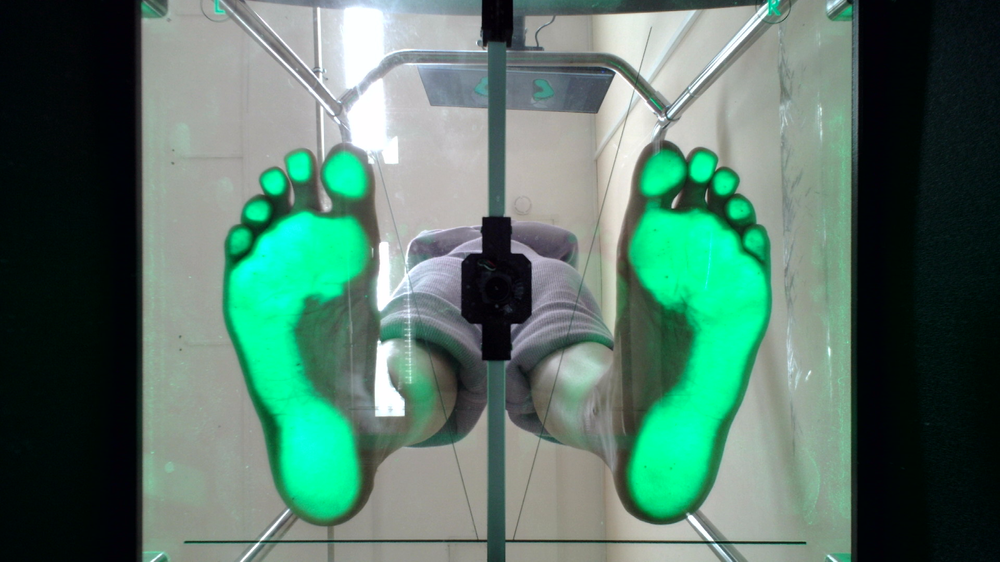
#> input picture обработка изображений/плантограммы/Img (copy 7).png, 1000 x 562 px, shrunk from 1920 x 1080 before the run, found by its file name
$ jupyter execute --allow-errors Untitled6.ipynb
#> lines starting #> are read from the running program, lines starting #| are printed output that depends on the picture; after the words box and inside, x2 and y2 are one past the last pixel; in counts of white or black regions, pixels touching at a corner belong together
[cell 1]
import numpy as np
import matplotlib.pyplot as plt
from skimage import io, filters, morphology
import gudhi as gd
import cv2 as cv

[cell 2]
plt.get_backend()
# plt.rcParams.update({
    # "text.usetex": True,
    # "text.latex.engine": "pdflatex",
    # "text.latex.preamble": r"""
    # """,
# })

[cell 3]
# ----------------------------
# 1. Загрузка или создание изображения
# ----------------------------

# Вариант A: загрузить своё изображение
# image = io.imread('plantogram.png', as_gray=True)

# Вариант B: создать искусственную плантограмму (для демонстрации)
def create_synthetic_plantogram():
    # Создаём чёрный фон
    img = np.zeros((200, 150))
    # Пятка — эллипс снизу
    rr, cc = skimage.draw.ellipse(160, 75, 30, 20, shape=img.shape)
    img[rr, cc] = 1
    # Плюсна — прямоугольник
    img[80:150, 60:90] = 1
    # Пальцы — 5 кругов
    for i, x in enumerate([50, 65, 75, 85, 100]):
        rr, cc = skimage.draw.disk((40, x), 8, shape=img.shape)
        img[rr, cc] = 1
    # Добавим "петлю" между большим и вторым пальцем
    rr, cc = skimage.draw.line(40, 65, 40, 50)
    img[rr, cc] = 1
    return img

# Используем синтетическое изображение
import skimage.draw
# plantogram = create_synthetic_plantogram()
plantogram = cv.imread("/home/dima/Documents/альбрехт/обработка изображений/default/images/Img (copy 7).png")
#> plantogram is the input picture: shape (562, 1000, 3); mean B, G, R 104.5, 117.9, 84.5
plantogram = cv.cvtColor(plantogram, cv.COLOR_RGB2GRAY)
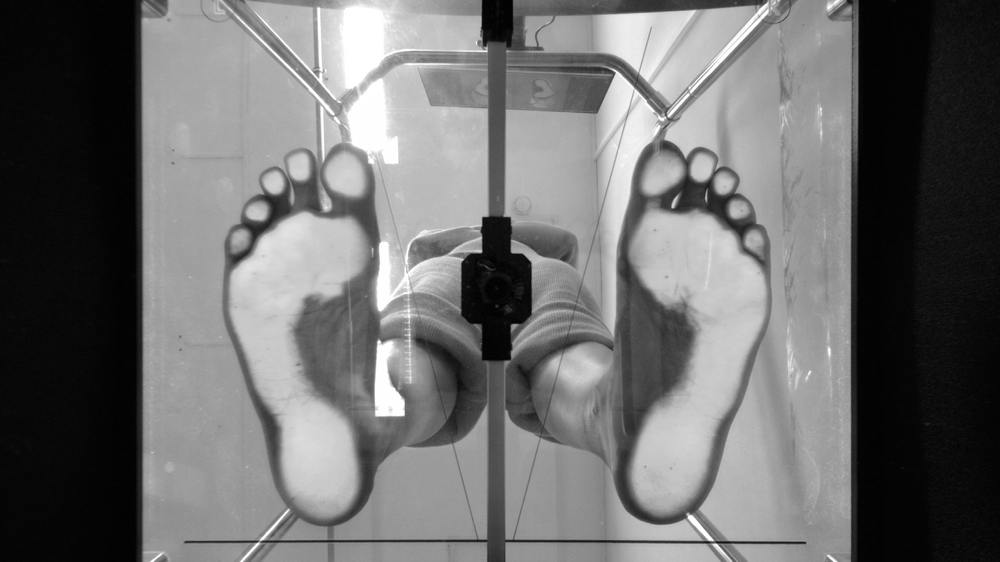
#> plantogram: shape (562, 1000); min 0, max 255, mean 110.1

plt.imshow(plantogram)

# Бинаризуем (если нужно): давление > 0 → область стопы
binary = plantogram > 0
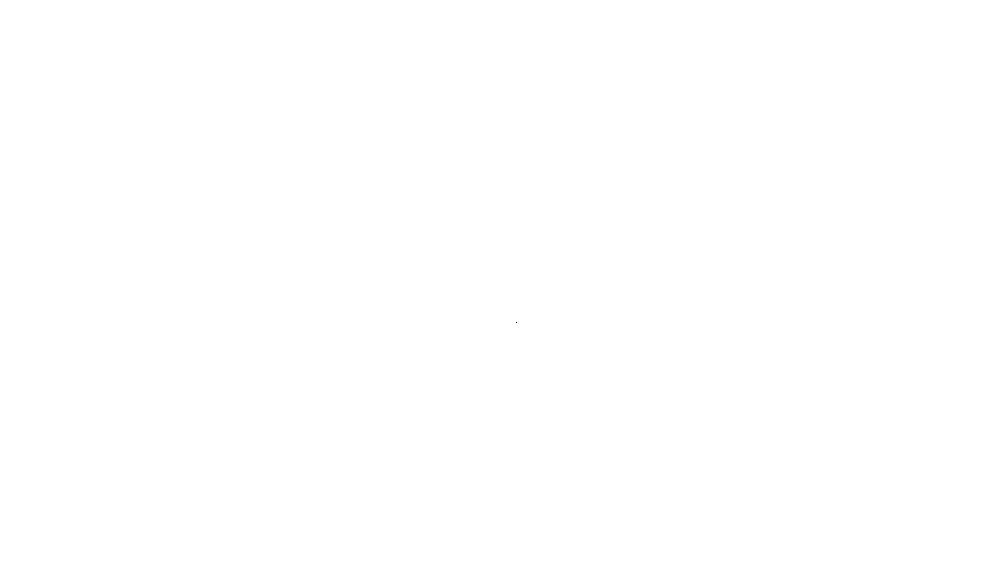
#> binary: shape (562, 1000) bool; 100% white; black in thin lines or dots, all inside (x1, y1, x2, y2) = (516, 322, 517, 323)

# Инвертируем: GUDHI работает с "высокими" значениями как с присутствием
# Но для кубического комплекса мы передаём 1 где есть стопа, 0 — фон
# GUDHI ожидает, что 1 = "заполнено", 0 = "пусто"
image_for_gudhi = binary.astype(int)

# ----------------------------
# 2. Построение кубического комплекса
# ----------------------------
print("Строим кубический комплекс...")
#> (the rest of this cell did not finish here and is left out)

$ run again, with обработка изображений/плантограммы/Img (copy 1).png copied over обработка изображений/плантограммы/Img (copy 7).png
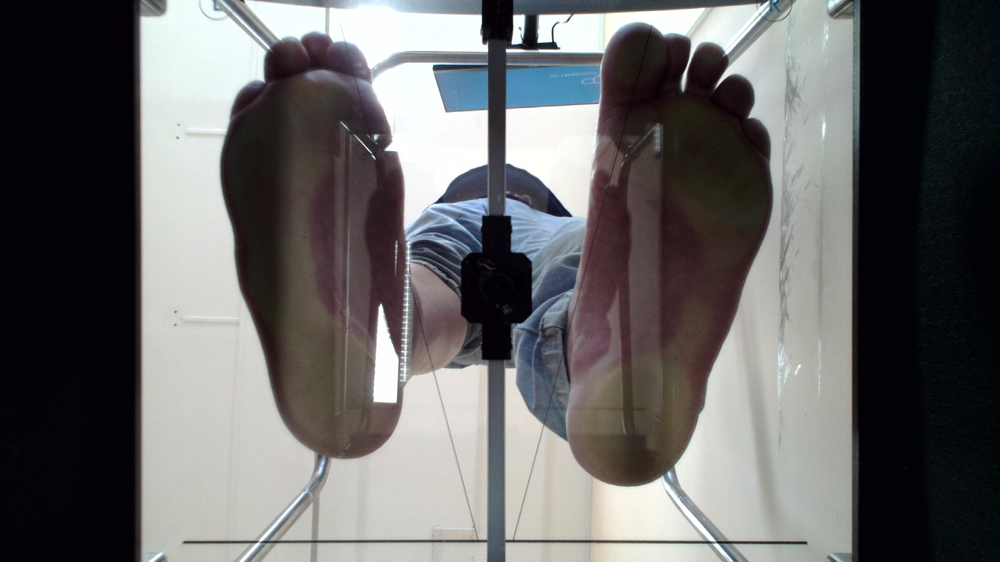
#> input picture обработка изображений/плантограммы/Img (copy 1).png, 1000 x 562 px, shrunk from 1920 x 1080 before the run, found by its file name
#> plantogram is the input picture: shape (562, 1000, 3); mean B, G, R 102.9, 102.6, 103.5
#> `plantogram = cv.cvtColor(plantogram, cv.COLOR_RGB2GRAY)`:
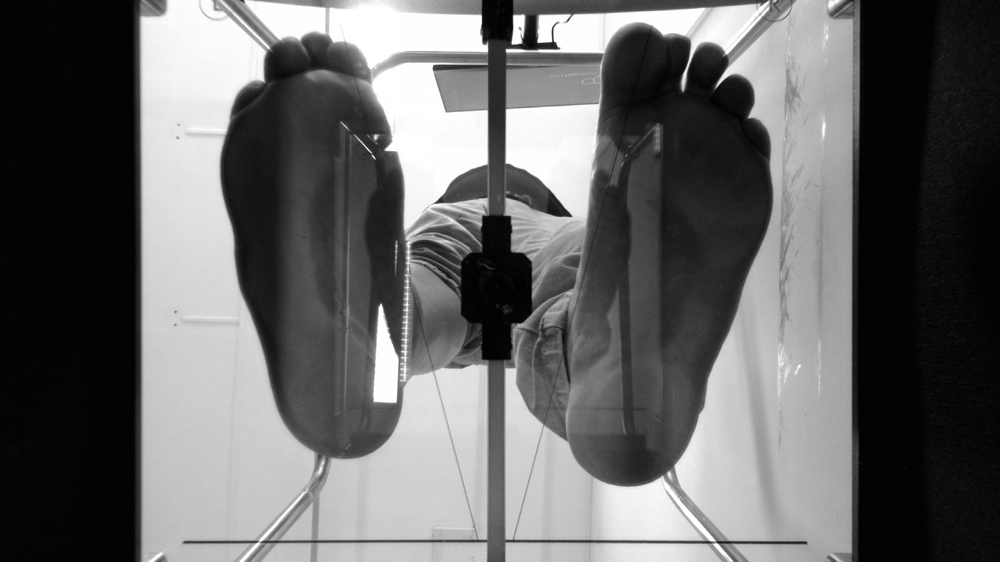
#> plantogram: shape (562, 1000); min 0, max 255, mean 102.8
#> binary: shape (562, 1000) bool; 100% white; black in thin lines or dots, all inside (x1, y1, x2, y2) = (530, 287, 531, 296)

$ run again, with обработка изображений/плантограммы/Img (copy 10).png copied over обработка изображений/плантограммы/Img (copy 7).png
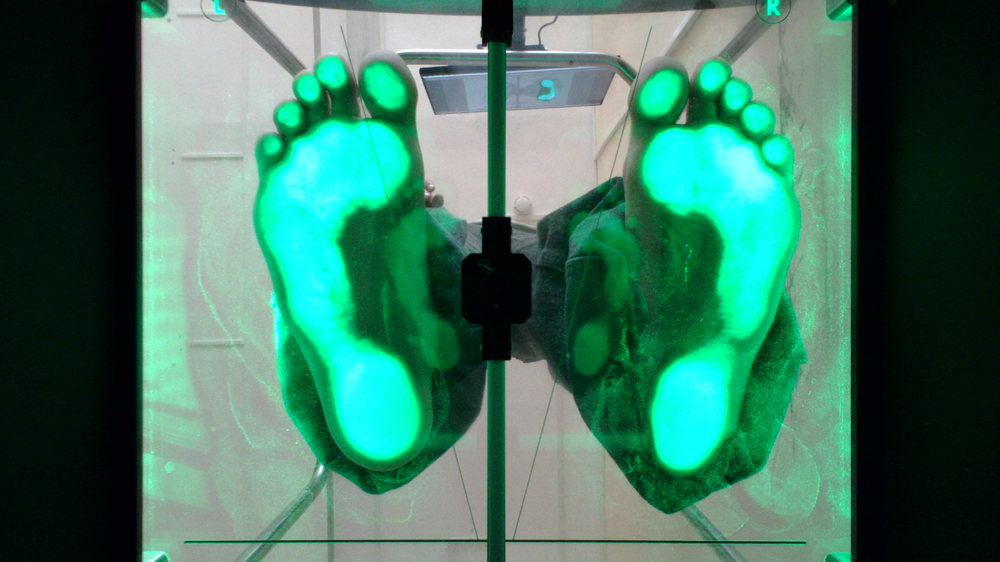
#> input picture обработка изображений/плантограммы/Img (copy 10).png, 1000 x 562 px, shrunk from 1920 x 1080 before the run, found by its file name
#> plantogram is the input picture: shape (562, 1000, 3); mean B, G, R 98.8, 118.6, 62.6
#> `plantogram = cv.cvtColor(plantogram, cv.COLOR_RGB2GRAY)`:
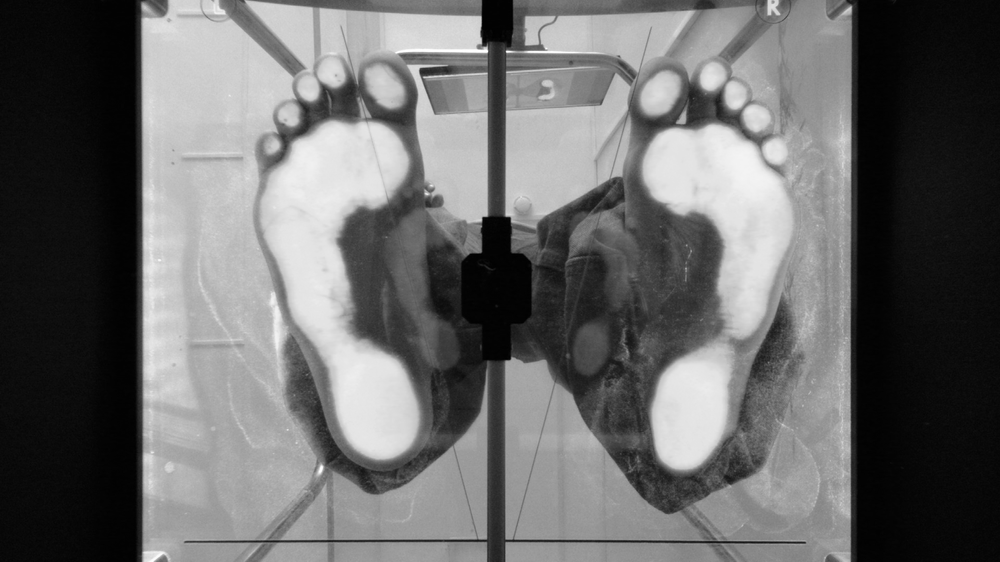
#> plantogram: shape (562, 1000); min 0, max 255, mean 106.3
#> binary: shape (562, 1000) bool; 100% white; black in thin lines or dots, all inside (x1, y1, x2, y2) = (477, 16, 512, 255)

$ run again, with обработка изображений/плантограммы/Img (copy 11).png copied over обработка изображений/плантограммы/Img (copy 7).png
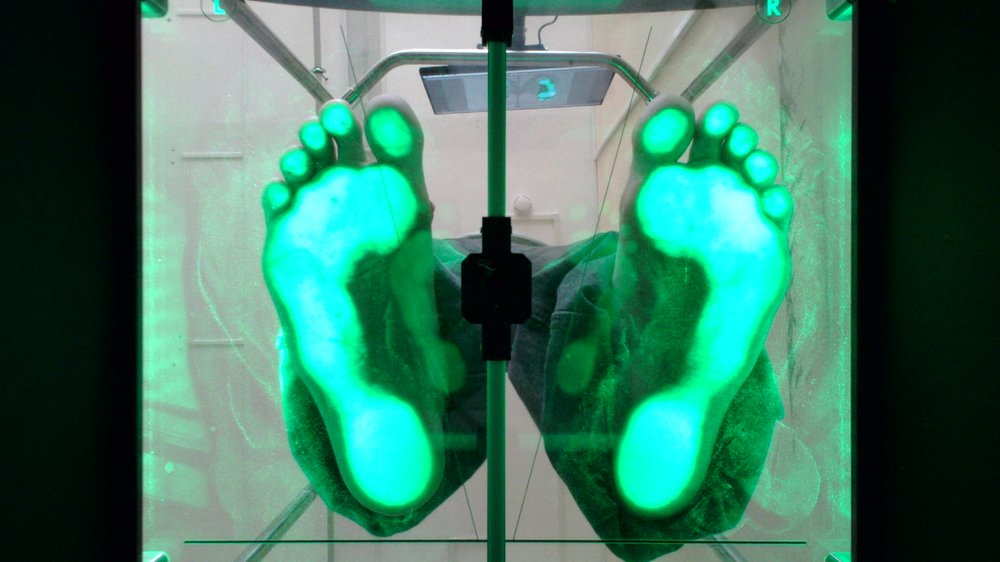
#> input picture обработка изображений/плантограммы/Img (copy 11).png, 1000 x 562 px, shrunk from 1920 x 1080 before the run, found by its file name
#> plantogram is the input picture: shape (562, 1000, 3); mean B, G, R 99.5, 119.9, 61
#> `plantogram = cv.cvtColor(plantogram, cv.COLOR_RGB2GRAY)`:
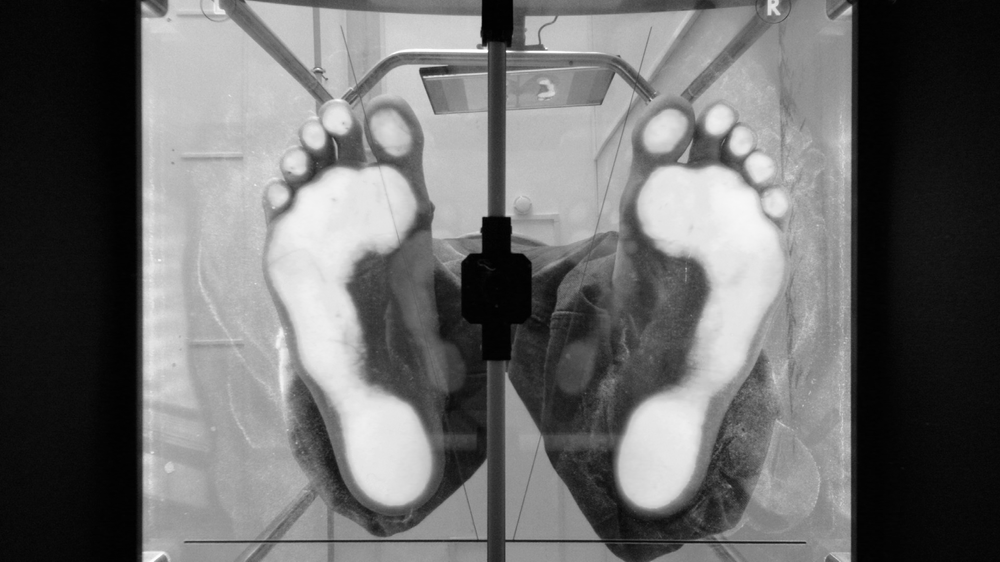
#> plantogram: shape (562, 1000); min 0, max 255, mean 107.1
#> binary: shape (562, 1000) bool; 100% white; black in thin lines or dots, all inside (x1, y1, x2, y2) = (483, 0, 860, 82)
